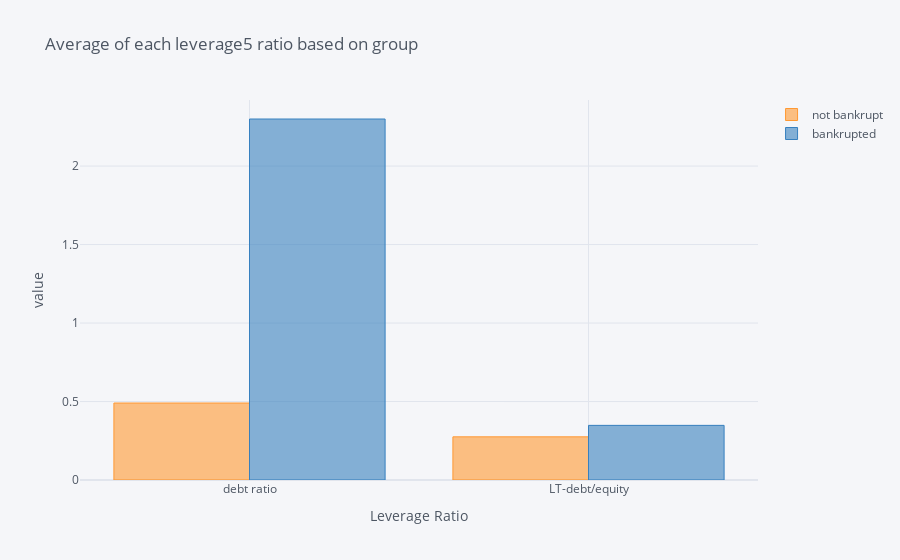

The cell this chart's notebook holds for it:
### Markdown cell above
### Leverage mean ratio
Comparing tidy and untidy data, we can see that there is no difference in the result. The debt ratio and debt equity ratio for non-bankrupt and bankrupt is exactly equal to that of untidy data.

### Code cell
b = selected_data.groupby("bankrupt status").mean().iloc[:,3:5]
b.T.rename({0:"not bankrupt", 1:'bankrupted'}, axis=1).iplot(kind='bar', title = "Average of each leverage5 ratio based on group",
       xTitle = 'Leverage Ratio', yTitle="value")

### Figure 1 — Plotly figure (JSON) as saved in the notebook; plotly's stock layout.template omitted (floating-point values rounded to 4 significant figures)
{"data": [{"marker": {"color": "rgba(255, 153, 51, 0.6)", "line": {"color": "rgba(255, 153, 51, 1.0)", "width": 1}}, "name": "not bankrupt", "orientation": "v", "text": "", "type": "bar", "x": ["debt ratio", "LT-debt/equity"], "y": [0.4904, 0.275]}, {"marker": {"color": "rgba(55, 128, 191, 0.6)", "line": {"color": "rgba(55, 128, 191, 1.0)", "width": 1}}, "name": "bankrupted", "orientation": "v", "text": "", "type": "bar", "x": ["debt ratio", "LT-debt/equity"], "y": [2.3, 0.3481]}], "layout": {"legend": {"bgcolor": "#F5F6F9", "font": {"color": "#4D5663"}}, "paper_bgcolor": "#F5F6F9", "plot_bgcolor": "#F5F6F9", "title": {"font": {"color": "#4D5663"}, "text": "Average of each leverage5 ratio based on group"}, "xaxis": {"gridcolor": "#E1E5ED", "showgrid": true, "tickfont": {"color": "#4D5663"}, "title": {"font": {"color": "#4D5663"}, "text": "Leverage Ratio"}, "zerolinecolor": "#E1E5ED"}, "yaxis": {"gridcolor": "#E1E5ED", "showgrid": true, "tickfont": {"color": "#4D5663"}, "title": {"font": {"color": "#4D5663"}, "text": "value"}, "zerolinecolor": "#E1E5ED"}}}
